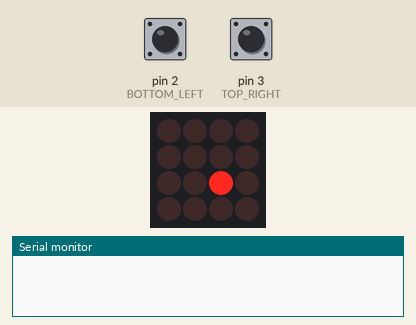
This sketch was run on a simulated Arduino Uno, built with avr-gcc and run on an emulated ATmega328P. Shown: 4×4 LED matrix, the last lines printed to the serial monitor. Wiring (inferred from the names in the program): LED matrix (orientation assumed): rows pin 13, pin 12, pin 11, pin 10; columns A3, A2, A1, A0. The inputs (shaded band) are chosen by the test bench; at power-on: pin 2 (BOTTOM_LEFT) HIGH, pin 3 (TOP_RIGHT) HIGH. Random numbers use the default seed unless the sketch sets one.

Above: at 1.2 s.
1.3 s: pin 2 (BOTTOM_LEFT) pulsed LOW 5 times (0.12 s each, 0.3 s apart)
At 1.73 s:
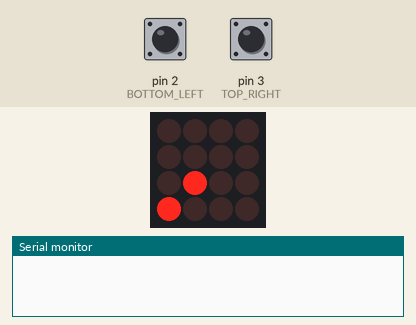
At 2.33 s:
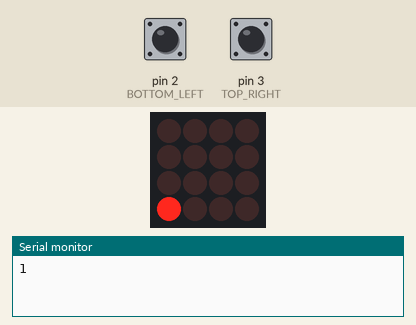
4.3 s: pin 2 (BOTTOM_LEFT) pulled LOW for 0.15 s
At 4.75 s:
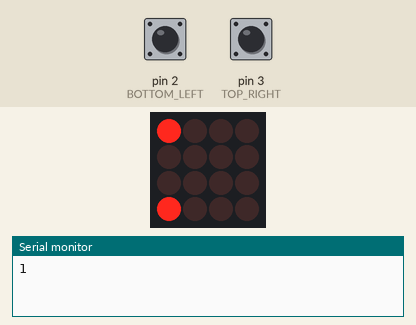
Timing chart, 0 to 7.3 s (numbered marks = the images above; inputs shaded):
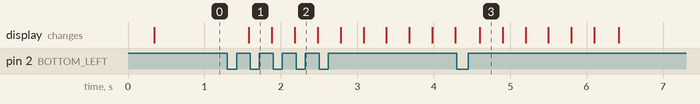

The sketch:

11_snake.ino
```cpp
#define TOP_RIGHT 3
#define BOTTOM_LEFT 2

const int SIZE = 4;                           // размер стороны поля (при условии, что поле квадратное)
// ---------- 1   2   3   4
int ROWS[] = {13, 12, 11, 10}; // пины отвечающие за строки в матрице
int COLS[] = {A3, A2, A1, A0}; // пины отвечающие за столбцы в матрице

bool PICTURE[SIZE][SIZE] = {   // массив, отвечащий за состояния светодиодов на матрице
  {0,0,0,0},
  {0,0,0,0},
  {0,0,0,0},
  {0,0,0,0}
};

int8_t SNAKE_X = SIZE/2;     // координаты головы змейки
int8_t SNAKE_Y = SIZE/2;     // координаты головы змейки

uint8_t TAIL_X[SIZE*SIZE];   // массив координат хвоста змейки по оси X
uint8_t TAIL_Y[SIZE*SIZE];   // массив координат хвоста змейки по оси Y
uint8_t TAIL_MAX_LENGTH = 0; // текущая максимальная длина змейки

int8_t DX=0, DY=0;           // направления движения змейки dx: -1(влево), 0(стоп), 1(вправо); dy: -1(вверх), 0(стоп), 1(вправо)

int8_t FOOD_X;               // координаты еды
int8_t FOOD_Y;               // координаты еды
bool FOOD_DRAW = false;      // рисуется ли еда на карте


int FRAME_DELAY = 300; // задержка между перерисовкой кадров (скорость игры)

void setup() {
  for (int i=0; i<SIZE; i++) {
    pinMode(ROWS[i], OUTPUT);
    pinMode(COLS[i], OUTPUT);
  }

  pinMode(TOP_RIGHT, INPUT_PULLUP);
  pinMode(BOTTOM_LEFT, INPUT_PULLUP);

  Serial.begin(9600);
  randomSeed(analogRead(A0));
}

unsigned long last_frame_time = 0;

void loop() {
  if (millis() - last_frame_time > FRAME_DELAY) {
    last_frame_time = millis();
    snake_update();
  }

  readButtons();

  draw_image(PICTURE);
}

void snake_update() {
  bool STOP = (DX==0 && DY==0);

  SNAKE_X += DX;
  SNAKE_Y += DY;

  if (SNAKE_X < 0) SNAKE_X = SIZE - 1;
  if (SNAKE_X > SIZE - 1) SNAKE_X = 0;

  if (SNAKE_Y < 0) SNAKE_Y = SIZE - 1;
  if (SNAKE_Y > SIZE - 1) SNAKE_Y = 0;

  clear_image();
  tail_change();

  PICTURE[ SNAKE_Y ][ SNAKE_X ] = 1;
  for (int i=0; i<TAIL_MAX_LENGTH; i++) {
    PICTURE[ TAIL_Y[i] ][ TAIL_X[i] ] = 1;

    if (TAIL_X[i] == SNAKE_X && TAIL_Y[i] == SNAKE_Y) {
      TAIL_MAX_LENGTH = 0;
      SNAKE_X = SIZE/2;
      SNAKE_Y = SIZE/2;
      DX=0;
      DY=0;
      return 0;
    }
  }

  if (FOOD_DRAW) {
    PICTURE[ FOOD_Y ][ FOOD_X ] = 1;
    if ( (SNAKE_X == FOOD_X) && (SNAKE_Y == FOOD_Y) ) {
      FOOD_X = random(SIZE);
      FOOD_Y = random(SIZE);

      TAIL_MAX_LENGTH++;

      Serial.println(TAIL_MAX_LENGTH);
    }
  }
}

void tail_change() {
  for (int i=0; i<TAIL_MAX_LENGTH; i++) {
    TAIL_X[i] = TAIL_X[i+1];
    TAIL_Y[i] = TAIL_Y[i+1];
  }

  TAIL_X[TAIL_MAX_LENGTH] = SNAKE_X;
  TAIL_Y[TAIL_MAX_LENGTH] = SNAKE_Y;
}

bool tr_last_state = false;
bool bl_last_state = false;
void readButtons() { // проверяем какая кнопка нажата и переключаем переменные для смены направления движения
  bool tr = !digitalRead(TOP_RIGHT);
  bool bl = !digitalRead(BOTTOM_LEFT);
  bool STOP = (DX==0 && DY==0); // Проверяем, есть ли движение в текущий момент

  if (tr && !tr_last_state) {            // если нажата кнопка TOP_RIGHT...
    if (DX != 0) {        // ...и движение вправо или влево, переключаемся на движение вверх
      DY = -1; DX = 0;
    } else
    if (DY != 0) {        // ...или движение вверх или вниз, переключаемся на движение вправо
      DY = 0; DX = 1;
    }

    if (STOP) DX = 1;  // ...и движения нет, то запускаем движение вправо
  }

  if (bl && !bl_last_state) {            // если нажата кнопка BOTTOM_LEFT...
    if (DX != 0) {       // ...и движение влево или вправо, переключаемся на движение вниз
      DY = 1; DX = 0;
    } else
    if (DY != 0) {       // ...и движение вниз или вверх, переключаемся на движение влево
      DY = 0; DX = -1;
    }

    if (STOP) DX = -1; // ...и движения нет, то запускаем движение влево
  }

  if (STOP) {
    FOOD_DRAW = false;
  } else
  if (!STOP && FOOD_DRAW == false){
    FOOD_X = random(SIZE);
    FOOD_Y = random(SIZE);
    FOOD_DRAW = true;
  }

  tr_last_state = tr;
  bl_last_state = bl;
}

void clear_image() {
  for (int y=0; y<SIZE; y++) {
    for (int x=0; x<SIZE; x++) {
      PICTURE[y][x] = 0;
    }
  }
}

void draw_image(bool image[SIZE][SIZE]) {
  for (int y=0; y<SIZE; y++) {
    digitalWrite(ROWS[y], LOW);

    for (int x=0; x<SIZE; x++) {
      digitalWrite(COLS[x], image[y][x]);
    }
    delay(1);
    clear_matrix();
  }
}

void clear_matrix() {
  for (int i=0; i<SIZE; i++) {
    digitalWrite(ROWS[i], HIGH);
    digitalWrite(COLS[i], LOW);
  }
}
```

Measured:
- after the input at 1.3 s, the display: changes after 0.28 s (image 1)
